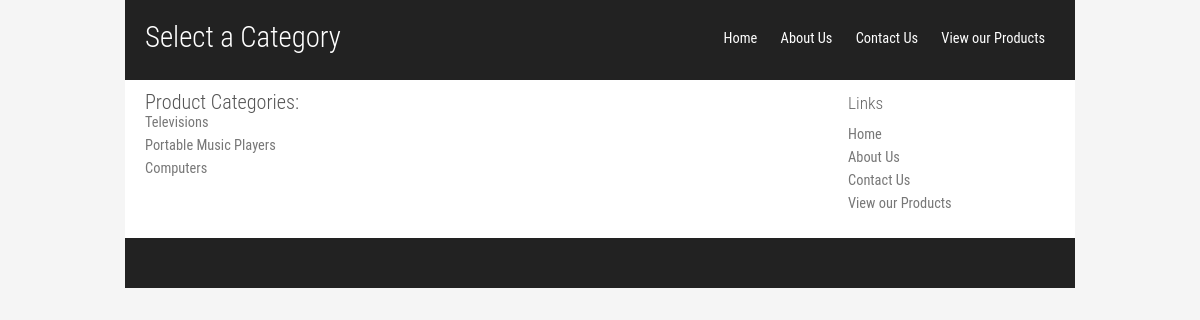
Page /catalog/ on the committed database.
### catalog/models.py (models this page shows, shortened)
class ProductDirectory(models.Model):
    directory_name = models.CharField(max_length=200)
    total_items = models.IntegerField(default=0)

### catalog/views.py (the view)
# urls.py: url(r'^catalog/$', views.catalogView, name='catalogView'),
def catalogView(request):				#displays catalog of electronic items
	directory_list = ProductDirectory.objects.all()
	template = loader.get_template('catalog/catalog_view.html')
	context = RequestContext(request, {
		'directory_list': directory_list,
	})
	return HttpResponse(template.render(context))

### catalog/templates/catalog/catalog_view.html (shortened to what this page needs)
{% load staticfiles %}
<!DOCTYPE html>
<html xmlns="http://www.w3.org/1999/xhtml">
<head>
	<link rel="stylesheet" type="text/css" href="{% static 'catalog/style.css' %}" media="screen" />
</head>
<body>
<div id="wrap">
	<div id="header">
		<div id="headerlinks">
		<a href="{% url 'catalog.views.homePage' %}" title="Home">Home</a>
		<a href="{% url 'catalog.views.AboutUsPage' %}" title="About Us">About Us</a>
		<a href="{% url 'catalog.views.ContactUsPage' %}" title="Contact Us">Contact Us</a>
		<a href="{% url 'catalog.views.catalogView' %}" title="View our Products">View our Products</a>
		</div>
		<h1>Select a Category</h1>
	</div>
	<div id="sidebar">
		<h2>Links</h2>
		<div class="box">
		<ul>
		<li><a href="{% url 'catalog.views.homePage' %}">Home</a></li>
		<li><a href="{% url 'catalog.views.AboutUsPage' %}">About Us</a></li>
		<li><a href="{% url 'catalog.views.ContactUsPage' %}">Contact Us</a></li>
		<li><a href="{% url 'catalog.views.catalogView' %}">View our Products</a></li>
		</ul>
		</div>
	</div>
	<div id="content">
		<h2>Product Categories:</h2>
		{% if directory_list %}
			<ul>
			{% for directory in directory_list %}
				<li><a href="/catalog/{{ directory.id }}/">{{ directory.directory_name }}</a></li>
			{% endfor %}
			</ul>
		{% else %}
			<p>There are no Directories available.</p>
		{% endif %}
		</div>
	<div id="footer">
	</div>
</div>
</body>
</html>

### catalog/static/catalog/style.css (style rules this page uses)
* { padding: 0; margin: 0; }
body { background: #F5F5F5 url(../img/background.png); font-family: 'Roboto Condensed', sans-serif; font-size: .90em; padding: 0; margin: 0; }
a { color: #777; text-decoration: none; }
li { color: #036DA7; list-style-type: none; margin-bottom: 6px; }
#wrap { margin: 0 auto; width: 950px; background: #fff; }
#header { height: 80px; background: #222; margin: 0 0 10px 0; }
#header a { color: #fff; text-decoration: none; }
#header h1 { color: #fff; font-size: 2em; padding: 20px 0 0 20px; font-weight: 100; }
#headerlinks { float: right; padding: 30px 20px 0 0; }
#headerlinks a { color:#fff; padding: 0 10px; }
#sidebar { width: 210px; float: right; background: #FFF; color: #666; margin-right: 20px; }
#sidebar .box { margin-bottom: 10px; padding: 10px 3px; color: #666; }
#sidebar h2 { font-size: 1.2em; font-weight: 100; padding: 3px; }
#content { margin-left: 20px; margin-right: 250px; text-align: justify; color: #777; }
#content h2 { color: #555; font-size: 1.4em; font-weight: 200; }
#footer { clear: both; color: #eee; background: #222; text-align: left; margin: 20px 0px 0px 0px; padding: 25px 20px; font-size: .9em; }

### rows in the picture
ProductDirectory: directory_name "Televisions"
ProductDirectory: directory_name "Portable Music Players"
ProductDirectory: directory_name "Computers"
